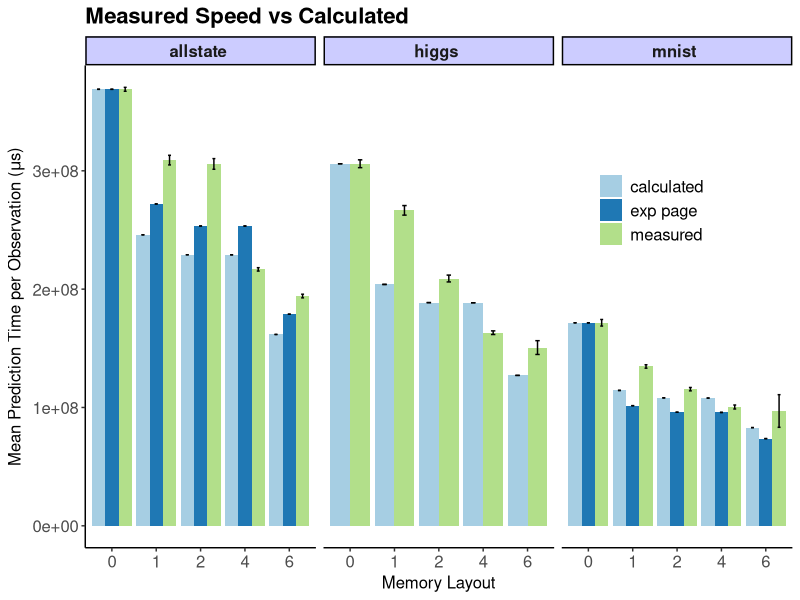

The R script that drew this image:
# ---
# title: "Test speed-up and scale-up of R-Rerf against xg and ranger"
# author: "James Browne"
# date: "Oct 10 2017"
# output: html_document
# ---
library(ggplot2)
library(plyr)

data_summary <- function(data, varname, groupnames){
      require(plyr)
  summary_func <- function(x, col){
          c(mean = mean(x[[col]], na.rm=TRUE),
                  sd = sd(x[[col]], na.rm=TRUE))
    }
    data_sum<-ddply(data, groupnames, .fun=summary_func,
                                      varname)
    data_sum <- rename(data_sum, c("mean" = varname))
     return(data_sum)
}

intertwinedDepth <- 4

mydataMnist <- read.csv(file="figure5mnist.csv", header=FALSE)
mydataMnist$V4 <- mydataMnist$V4/10000*100000
mydataMnist$V2 <- "measured"
mydataMnist <- data_summary(mydataMnist,varname="V4",groupnames=c("V1", "V2", "V3"))
mydataMnist$V2 <- as.character(mydataMnist$V2)
mydataMnist$V1 <- as.character(mydataMnist$V1)

#################
### set this based on the experiment
#################
bias <- .00295
avgLoad0 <- 1
avgLoad1 <- 1.5
avgLoad2 <- 1.5
avgLoad4 <- 1*(.5-bias)+2*(.5+bias)
avgLoad6b <- avgLoad4
avgLoad6t <- 32/18
avgDepth <- 18.32
timePerLoad <- mydataMnist$V4[1]/(avgDepth/avgLoad0)
timePerLoadPage <- mydataMnist$V4[1]/((avgDepth-8)/avgLoad0)

mydataMnist <- rbind(mydataMnist, c(mydataMnist$V1[1],"calculated",0,mydataMnist$V4[1], 0))
mydataMnist <- rbind(mydataMnist, c(mydataMnist$V1[1],"calculated",1,timePerLoad*(avgDepth)/avgLoad1,0))
mydataMnist <- rbind(mydataMnist, c(mydataMnist$V1[1],"calculated",2,timePerLoad*(avgDepth-1)/avgLoad2,0))
mydataMnist <- rbind(mydataMnist, c(mydataMnist$V1[1],"calculated",4,timePerLoad*(avgDepth-1)/avgLoad4,0))
mydataMnist <- rbind(mydataMnist, c(mydataMnist$V1[1],"calculated",6,timePerLoad*(avgDepth-1-intertwinedDepth)/avgLoad6b,0))

mydataMnist <- rbind(mydataMnist, c(mydataMnist$V1[1],"exp page",0,mydataMnist$V4[1], 0))
mydataMnist <- rbind(mydataMnist, c(mydataMnist$V1[1],"exp page",1,timePerLoadPage*(avgDepth)/avgLoad1/2,0))
mydataMnist <- rbind(mydataMnist, c(mydataMnist$V1[1],"exp page",2,timePerLoadPage*(avgDepth-1)/avgLoad2/2,0))
mydataMnist <- rbind(mydataMnist, c(mydataMnist$V1[1],"exp page",4,timePerLoadPage*(avgDepth-1)/avgLoad4/2,0))
mydataMnist <- rbind(mydataMnist, c(mydataMnist$V1[1],"exp page",6,timePerLoadPage*(avgDepth-1-intertwinedDepth)/avgLoad6b/2,0))

mydataMnist$V2 <- as.factor(mydataMnist$V2)
mydataMnist$V1 <- as.factor(mydataMnist$V1)
mydataMnist$V3 <- as.factor(mydataMnist$V3)

mydataMnist$sd <- as.numeric(mydataMnist$sd)
mydataMnist$V4 <- as.numeric(mydataMnist$V4)





mydataAllstate <- read.csv(file="figure5allstate.csv", header=FALSE)
mydataAllstate$V4 <- mydataAllstate$V4/50000*100000
mydataAllstate$V2 <- "measured"
mydataAllstate <- data_summary(mydataAllstate, varname="V4",groupnames=c("V1", "V2", "V3"))
mydataAllstate$V2 <- as.character(mydataAllstate$V2)
mydataAllstate$V1 <- as.character(mydataAllstate$V1)

#################
### set this based on the experiment
#################
bias <- .000195
avgLoad0 <- 1
avgLoad1 <- 1.5
avgLoad2 <- 1.5
avgLoad4 <- 1*(.5-bias)+2*(.5+bias)
avgLoad6b <- avgLoad4
avgLoad6t <- 32/18
avgDepth <- 14.6
timePerLoad <- mydataAllstate$V4[1]/(avgDepth/avgLoad0)
timePerLoadPage <- mydataAllstate$V4[1]/((avgDepth-8)/avgLoad0)


mydataAllstate <- rbind(mydataAllstate, c(mydataAllstate$V1[1],"calculated",0,mydataAllstate$V4[1], 0))
mydataAllstate <- rbind(mydataAllstate, c(mydataAllstate$V1[1],"calculated",1,timePerLoad*(avgDepth)/avgLoad1,0))
mydataAllstate <- rbind(mydataAllstate, c(mydataAllstate$V1[1],"calculated",2,timePerLoad*(avgDepth-1)/avgLoad2,0))
mydataAllstate <- rbind(mydataAllstate, c(mydataAllstate$V1[1],"calculated",4,timePerLoad*(avgDepth-1)/avgLoad4,0))
mydataAllstate <- rbind(mydataAllstate, c(mydataAllstate$V1[1],"calculated",6,timePerLoad*(avgDepth-1-intertwinedDepth)/avgLoad6b,0))

mydataAllstate <- rbind(mydataAllstate, c(mydataAllstate$V1[1],"exp page",0,mydataAllstate$V4[1], 0))
mydataAllstate <- rbind(mydataAllstate, c(mydataAllstate$V1[1],"exp page",1,timePerLoadPage*(avgDepth)/avgLoad1/2,0))
mydataAllstate <- rbind(mydataAllstate, c(mydataAllstate$V1[1],"exp page",2,timePerLoadPage*(avgDepth-1)/avgLoad2/2,0))
mydataAllstate <- rbind(mydataAllstate, c(mydataAllstate$V1[1],"exp page",4,timePerLoadPage*(avgDepth-1)/avgLoad4/2,0))
mydataAllstate <- rbind(mydataAllstate, c(mydataAllstate$V1[1],"exp page",6,timePerLoadPage*(avgDepth-1-intertwinedDepth)/avgLoad6b/2,0))

mydataAllstate$V2 <- as.factor(mydataAllstate$V2)
mydataAllstate$V1 <- as.factor(mydataAllstate$V1)
mydataAllstate$V3 <- as.factor(mydataAllstate$V3)

mydataAllstate$sd <- as.numeric(mydataAllstate$sd)
mydataAllstate$V4 <- as.numeric(mydataAllstate$V4)






mydataHiggs <- read.csv(file="figure5higgs.csv", header=FALSE)
mydataHiggs$V4 <- mydataHiggs$V4/25000*100000
mydataHiggs$V2 <- "measured"
mydataHiggs <- data_summary(mydataHiggs, varname="V4",groupnames=c("V1", "V2", "V3"))
mydataHiggs$V2 <- as.character(mydataHiggs$V2)
mydataHiggs$V1 <- as.character(mydataHiggs$V1)

#################
### set this based on the experiment
#################
bias <- .000775
avgLoad0 <- 1
avgLoad1 <- 1.5
avgLoad2 <- 1.5
avgLoad4 <- 1*(.5-bias)+2*(.5+bias)
avgLoad6b <- avgLoad4
avgLoad6t <- 32/18
avgDepth <- 13.28
timePerLoad <- mydataHiggs$V4[1]/(avgDepth/avgLoad0)


mydataHiggs <- rbind(mydataHiggs, c(mydataHiggs$V1[1],"calculated",0,mydataHiggs$V4[1], 0))
mydataHiggs <- rbind(mydataHiggs, c(mydataHiggs$V1[1],"calculated",1,timePerLoad*(avgDepth)/avgLoad1,0))
mydataHiggs <- rbind(mydataHiggs, c(mydataHiggs$V1[1],"calculated",2,timePerLoad*(avgDepth-1)/avgLoad2,0))
mydataHiggs <- rbind(mydataHiggs, c(mydataHiggs$V1[1],"calculated",4,timePerLoad*(avgDepth-1)/avgLoad4,0))
mydataHiggs <- rbind(mydataHiggs, c(mydataHiggs$V1[1],"calculated",6,timePerLoad*(avgDepth-1-intertwinedDepth)/avgLoad6b,0))

mydataHiggs$V2 <- as.factor(mydataHiggs$V2)
mydataHiggs$V1 <- as.factor(mydataHiggs$V1)
mydataHiggs$V3 <- as.factor(mydataHiggs$V3)

mydataHiggs$sd <- as.numeric(mydataHiggs$sd)
mydataHiggs$V4 <- as.numeric(mydataHiggs$V4)


mydata <- rbind(mydataAllstate, mydataHiggs, mydataMnist)
#mydata <- rbind(mydataMnist, mydataAllstate)


leg <- theme(legend.text = element_text(size = 12), legend.title=element_blank(), plot.title = element_text(size = 16,  face="bold"), plot.subtitle = element_text(size = 12),axis.title.x = element_text(size=12), axis.text.x = element_text(size=12), axis.title.y = element_text(size=12), axis.text.y = element_text(size=12))

p <- ggplot(mydata, aes(x=V3, y=V4, fill=V2)) + 
    geom_bar(stat="identity", position=position_dodge()) +
    geom_errorbar(aes(ymin=V4-sd, ymax=V4+sd), width=.2, position=position_dodge(.9))

    #p <- p + scale_fill_brewer(palette="Paired") + theme_minimal() + leg
    p <- p + scale_fill_brewer(palette="Paired") + theme_classic() + leg
    p <- p + guides(fill=guide_legend(title=" "))
    p <- p + theme(legend.position = c(.8,.7))
    p <- p + labs(title = "Measured Speed vs Calculated")
    p <- p + labs(x = "Memory Layout", y =expression(paste("Mean Prediction Time per Observation (", mu, "s)")))
p <- p + facet_grid(. ~ V1)
p <- p + theme(strip.text.x = element_text(size=12, face="bold"),
               strip.background = element_rect(fill="#CCCCFF"))


pWidth = 300
pHeight = 300


#png(file="figure5.png", width=pWidth, height=pHeight)
png(file="figure5.png")
print(p)
dev.off()

